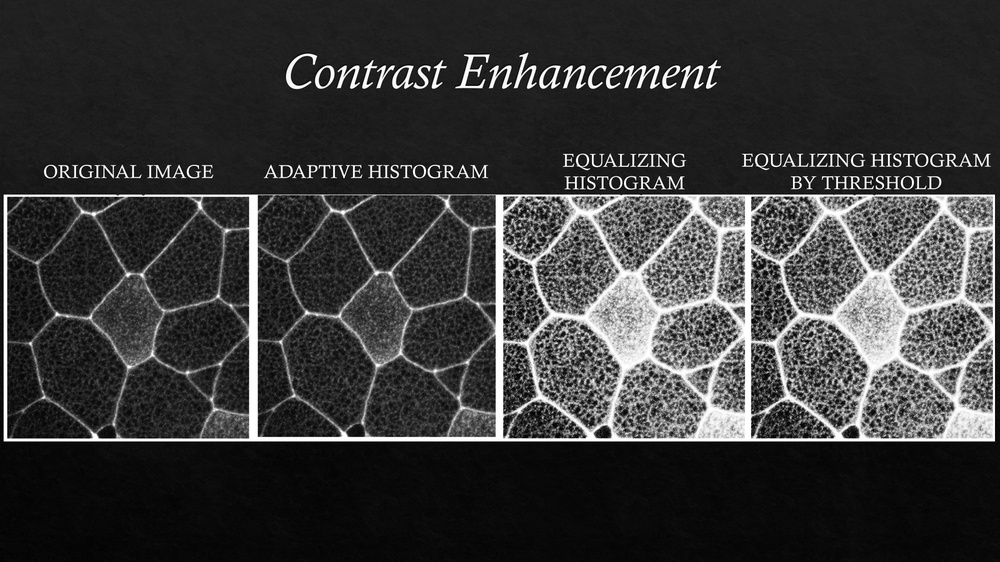
%> input picture Image Preparation/Examples/Contrast.jpg, 1000 x 562 px, shrunk from 4000 x 2250 before the run
$ octave Background_Subtraction.m   (GNU Octave 9; MATLAB toolbox functions it lacks are replaced by stand-ins)
%> lines starting %> are read from the running program, lines starting %| are printed output that depends on the picture
### Image Preparation/customWait.m
function pos = customWait(hROI)

% Listen for mouse clicks on the ROI
l = addlistener(hROI,'ROIClicked',@clickCallback);

% Block program execution
uiwait;

% Remove listener
delete(l);

% Return the current position
pos = hROI.Position;

end

### Image Preparation/Background_Subtraction.m
%% Background Subtraction:
[fil,pth] = uigetfile({'*.tif';'*.tiff';'*.jpg';'*.jpeg'},'Select Image File');
%> the answer given: Examples/Contrast.jpg
I = imread([pth,fil]);
%> I is the input picture: size 562x1000x3 uint8; min 0, max 255, mean 56.8
%%
figure;imshow(I)
% I2 = imnoise(I,'salt & pepper',0.02);
% figure;imshow(I2)
I2 = histeq(I);
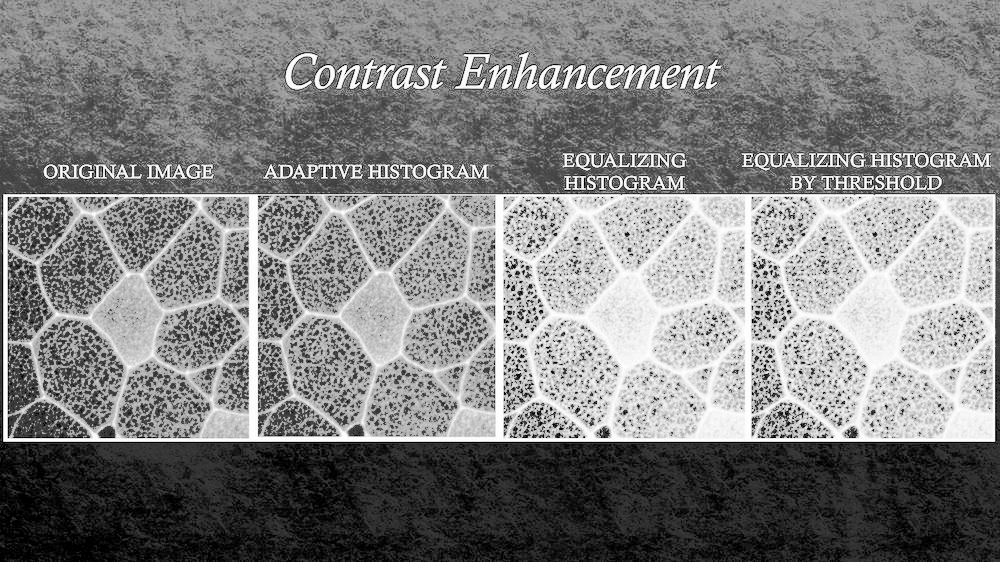
%> I2: size 562x1000x3 uint8; min 0, max 255, mean 128.2
figure;imshow(I2)
%> after `imshow(I2)`:
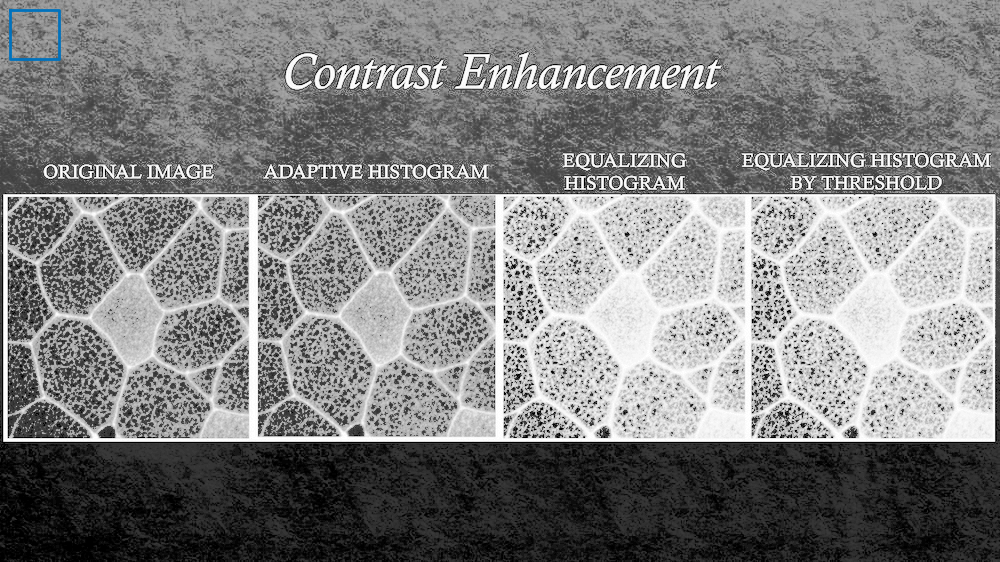
%> figure redrawn from the program's plot data
%%
sz=49; %Size of window -1
h = drawrectangle('Position',[10,10,sz,sz],'Color','c');
%> (the run ends here)

$ run again, on Image Preparation/Examples/Subtracted.jpg
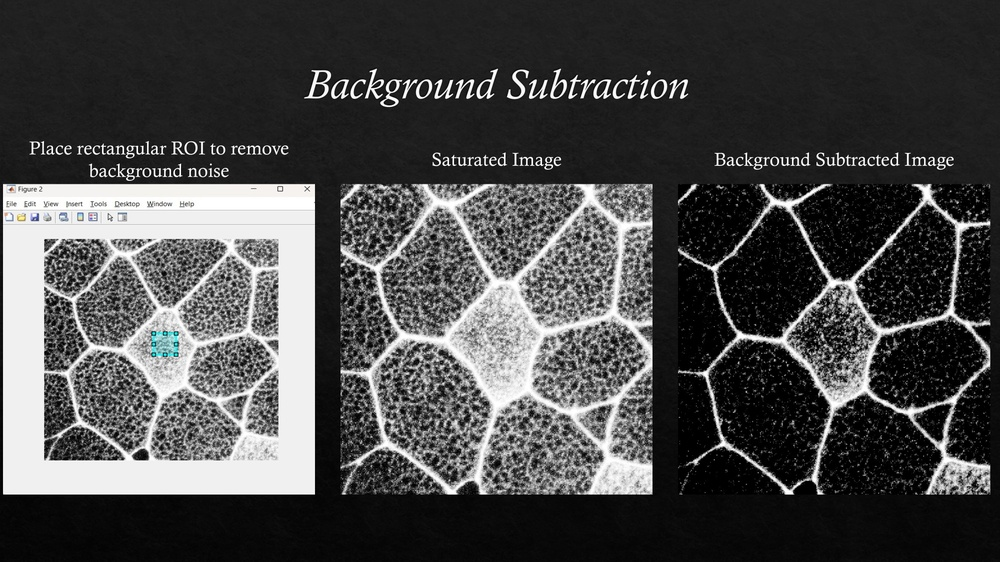
%> input picture Image Preparation/Examples/Subtracted.jpg, 1000 x 562 px, shrunk from 4000 x 2250 before the run
%> I is the input picture: size 562x1000x3 uint8; mean R, G, B 73.2, 73.3, 73.3
%> `I2 = histeq(I);`:
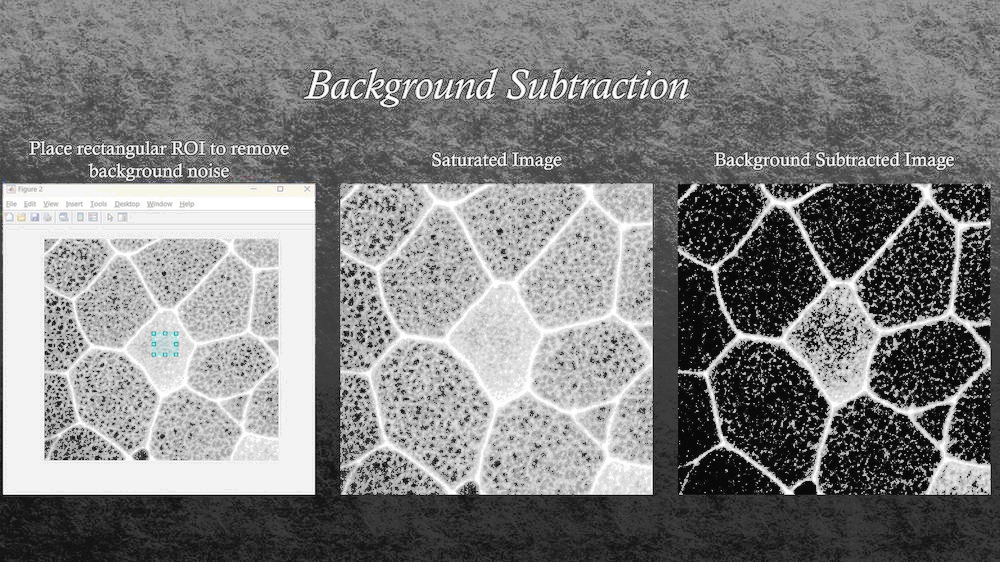
%> I2: size 562x1000x3 uint8; mean R, G, B 128.2, 128.3, 128.2
%> `imshow(I2)`:
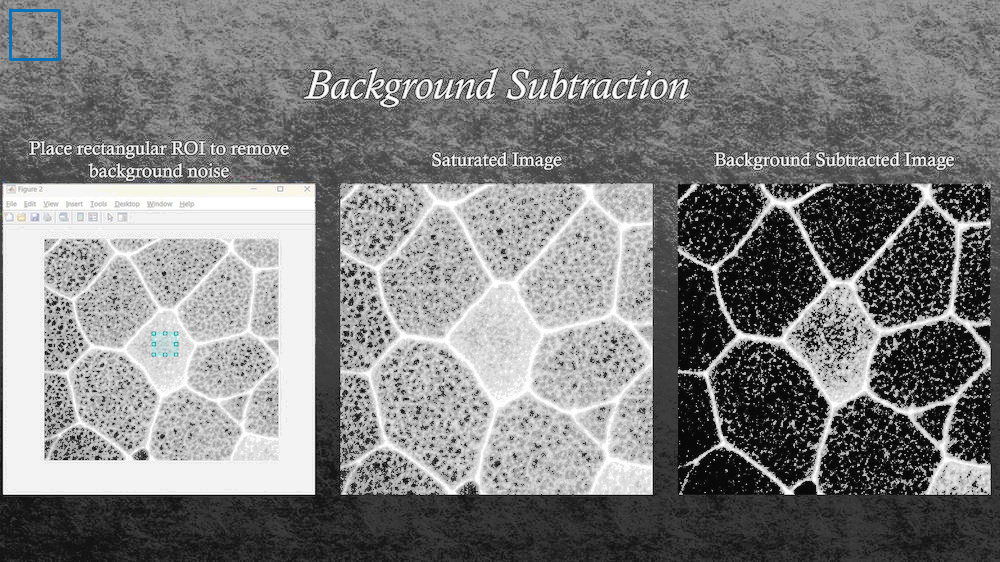
%> figure redrawn from the program's plot data
